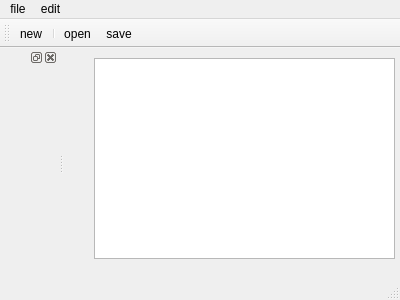
<?xml version="1.0" encoding="UTF-8"?>
<ui version="4.0">
 <class>MainWindow</class>
 <widget class="QMainWindow" name="MainWindow">
  <property name="geometry">
   <rect>
    <x>0</x>
    <y>0</y>
    <width>400</width>
    <height>300</height>
   </rect>
  </property>
  <property name="windowTitle">
   <string>MainWindow</string>
  </property>
  <widget class="QWidget" name="centralWidget">
   <widget class="QTextEdit" name="textEdit">
    <property name="geometry">
     <rect>
      <x>30</x>
      <y>10</y>
      <width>301</width>
      <height>201</height>
     </rect>
    </property>
   </widget>
  </widget>
  <widget class="QMenuBar" name="menuBar">
   <property name="geometry">
    <rect>
     <x>0</x>
     <y>0</y>
     <width>400</width>
     <height>28</height>
    </rect>
   </property>
   <widget class="QMenu" name="menufile">
    <property name="title">
     <string>file</string>
    </property>
    <addaction name="actionnew"/>
    <addaction name="actionopen"/>
    <addaction name="separator"/>
    <addaction name="actionsave"/>
   </widget>
   <widget class="QMenu" name="menuedit">
    <property name="title">
     <string>edit</string>
    </property>
    <addaction name="actionopen"/>
   </widget>
   <addaction name="menufile"/>
   <addaction name="menuedit"/>
  </widget>
  <widget class="QToolBar" name="mainToolBar">
   <attribute name="toolBarArea">
    <enum>TopToolBarArea</enum>
   </attribute>
   <attribute name="toolBarBreak">
    <bool>false</bool>
   </attribute>
   <addaction name="actionnew"/>
   <addaction name="separator"/>
   <addaction name="actionopen"/>
   <addaction name="actionsave"/>
  </widget>
  <widget class="QStatusBar" name="statusBar"/>
  <widget class="QDockWidget" name="dockWidget">
   <property name="allowedAreas">
    <set>Qt::TopDockWidgetArea</set>
   </property>
   <attribute name="dockWidgetArea">
    <number>1</number>
   </attribute>
   <widget class="QWidget" name="dockWidgetContents"/>
  </widget>
  <action name="actionnew">
   <property name="text">
    <string>new</string>
   </property>
  </action>
  <action name="actionopen">
   <property name="text">
    <string>open</string>
   </property>
  </action>
  <action name="actionsave">
   <property name="text">
    <string>save</string>
   </property>
  </action>
 </widget>
 <layoutdefault spacing="6" margin="11"/>
 <resources/>
 <connections/>
</ui>
